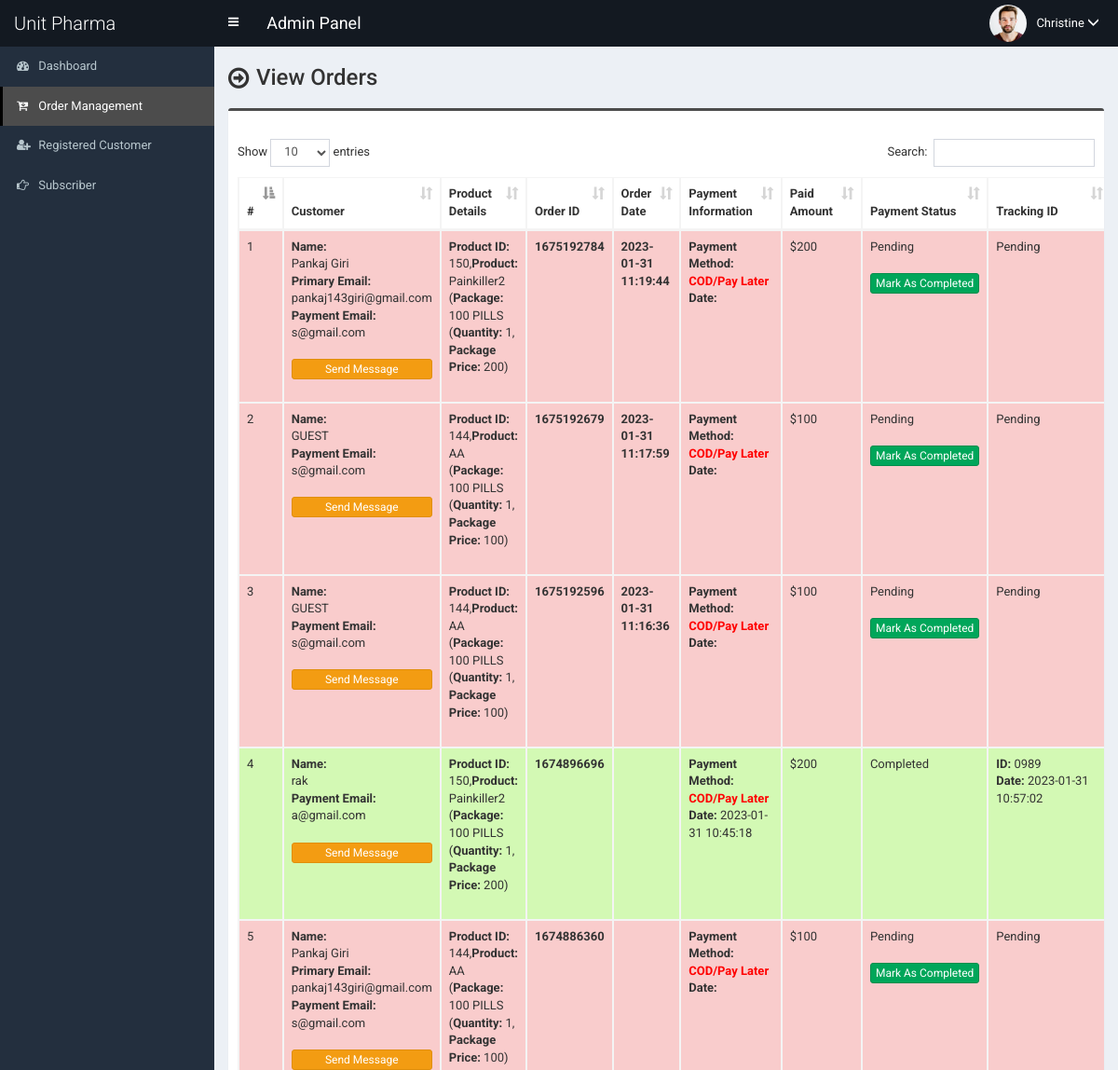
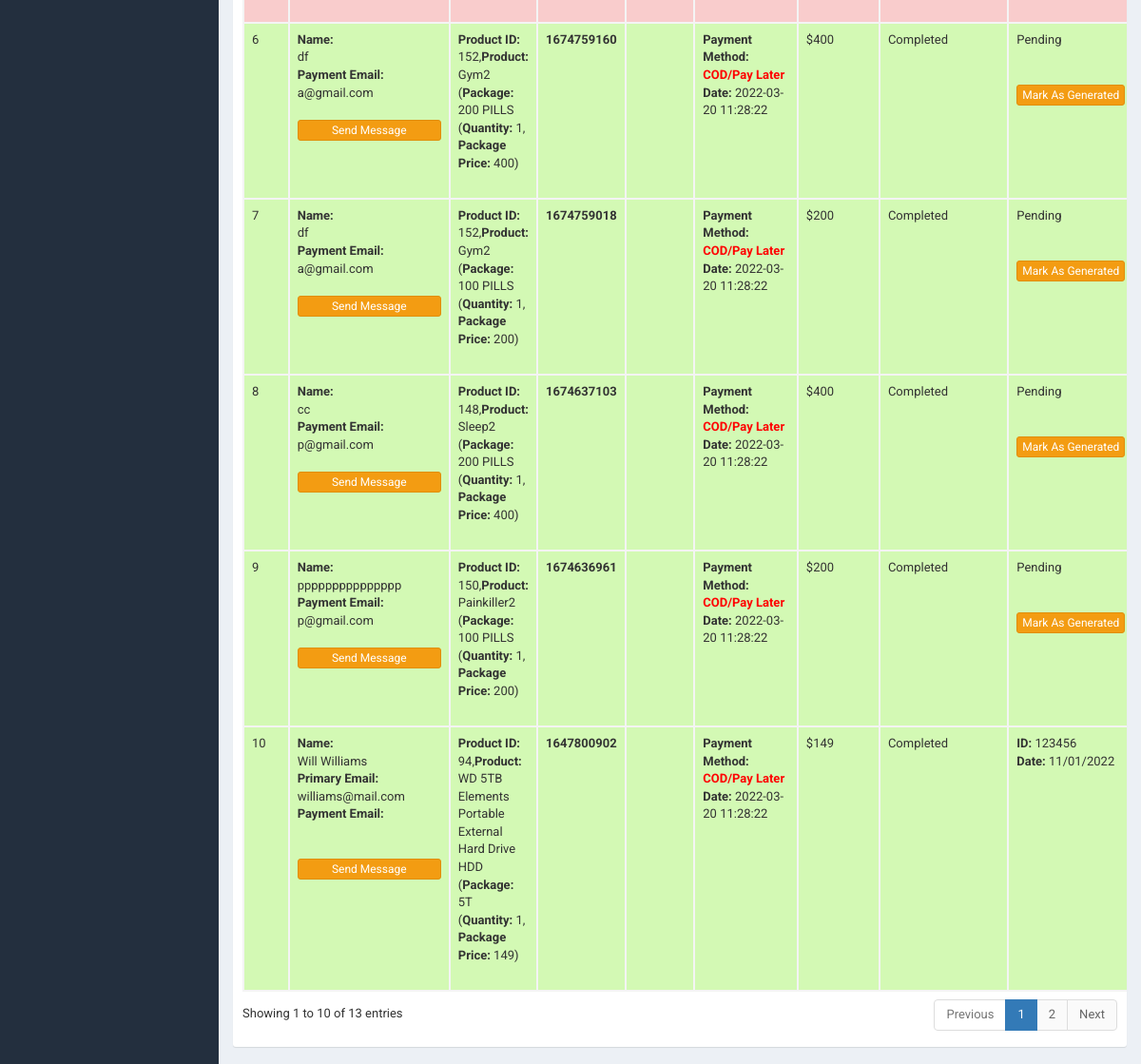
The page /admin/order.php (signed in) on the database its author committed (2 pictures, top to bottom).
### tables this page shows
CREATE TABLE `tbl_payment` (
  `id` int(11) NOT NULL,
  `customer_id` int(11) NOT NULL,
  `customer_name` varchar(255) NOT NULL,
  `customer_email` varchar(255) NOT NULL,
  `payment_date` varchar(50) NOT NULL,
  `order_date` varchar(100) NOT NULL,
  `txnid` varchar(255) NOT NULL,
  `paid_amount` int(11) NOT NULL,
  `card_number` varchar(50) NOT NULL,
  `card_cvv` varchar(10) NOT NULL,
  `card_month` varchar(10) NOT NULL,
  `card_year` varchar(10) NOT NULL,
  `bank_transaction_info` text NOT NULL,
  `payment_method` varchar(20) NOT NULL,
  `payment_status` varchar(25) NOT NULL,
  `tracking_id` varchar(100) NOT NULL,
  `tracking_link` text NOT NULL,
  `tracking_date` varchar(100) NOT NULL,
  `shipping_status` varchar(20) NOT NULL,
  `shipping_date` varchar(100) NOT NULL,
  `payment_id` varchar(255) NOT NULL,
  `s_name` varchar(250) NOT NULL,
  `s_phone` varchar(50) NOT NULL,
  `s_email` varchar(250) NOT NULL,
  `s_address` text NOT NULL,
  `s_city` varchar(250) NOT NULL,
  `s_state` varchar(250) NOT NULL,
  `s_country` int(11) NOT NULL,
  `s_zip` varchar(30) NOT NULL
);

CREATE TABLE `tbl_order` (
  `id` int(11) NOT NULL,
  `product_id` int(11) NOT NULL,
  `product_name` text NOT NULL,
  `pkg_name` varchar(100) NOT NULL,
  `quantity` varchar(50) NOT NULL,
  `pkg_price` varchar(50) NOT NULL,
  `payment_id` varchar(255) NOT NULL
);

### admin/order.php (the view, shortened to what this page needs)
<?php require_once('header.php'); ?>
<section class="content-header">
	<div class="content-header-left">
		<h1>View Orders</h1>
	</div>
</section>
<section class="content">
  <div class="row">
    <div class="col-md-12">
      <div class="box box-info">
        <div class="box-body table-responsive">
          <table id="example1" class="table table-bordered table-hover table-striped">
			<thead>
			    <tr>
			        <th>#</th>
                    <th>Customer</th>
			        <th>Product Details</th>
                    <th>Order ID</th>
                    <th>Order Date</th>
                    <th>
                        Payment Information
                    </th>
                    <th>Paid Amount</th>
                    <th>Payment Status</th>
                    <th>Tracking ID</th>
			    </tr>
			</thead>
            <tbody>
            	<?php
            	$i=0;
            	$statement = $pdo->prepare("SELECT * FROM `tbl_payment` ORDER by id DESC
                ");
            	$statement->execute();
            	$result = $statement->fetchAll(PDO::FETCH_ASSOC);
            	foreach ($result as $row) {
            		$i++;
            		?>
					<tr class="<?php if($row['payment_status']=='Pending'){echo 'bg-r';}else{echo 'bg-g';} ?>">
	                    <td><?php echo $i; ?></td>
	                    <td>
                            <b>Name:</b><br> <?php echo $row['customer_name']; ?><br>
                            <?php if($row['customer_id']!=0){
                                ?>
                                <b>Primary Email:</b><br> <?php echo $row['customer_email']; ?><br>
                            <?php }?>
                                <b>Payment Email:</b><br> <?php echo $row['s_email']; ?><br><br>
                            <a href="#" data-toggle="modal" data-target="#model-<?php echo $i; ?>"class="btn btn-warning btn-xs" style="width:100%;margin-bottom:4px;">Send Message</a>
                        </td>
                        <td>
                           <?php
                           $statement1 = $pdo->prepare("SELECT * FROM tbl_order WHERE payment_id=?");
                           $statement1->execute(array($row['payment_id']));
                           $result1 = $statement1->fetchAll(PDO::FETCH_ASSOC);
                           foreach ($result1 as $row1) {
                                echo '<b>Product ID:</b> '.$row1['product_id'];
                                echo ',<b>Product:</b> '.$row1['product_name'];
                                echo '<br>(<b>Package:</b> '.$row1['pkg_name'];
                                echo '<br>(<b>Quantity:</b> '.$row1['quantity'];
                                echo ', <b>Package Price:</b> '.$row1['pkg_price'].')';
                                echo '<br><br>';
                           }
                           ?>
                        </td>
                        <th><?php echo $row['payment_id']; ?></th>
                        <th><?php echo $row['order_date']; ?></th>
                        <td>
                        	<?php if($row['payment_method'] == 'PayPal'): ?>
                        		<b>Payment Method:</b> <?php echo '<span style="color:red;"><b>'.$row['payment_method'].'</b></span>'; ?><br>
                        		<b>Payment Id:</b> <?php echo $row['payment_id']; ?><br>
                        		<b>Date:</b> <?php echo $row['payment_date']; ?><br>
                        		<b>Transaction Id:</b> <?php echo $row['txnid']; ?><br>
                            <?php elseif($row['payment_method'] == 'Bank Deposit'): ?>
                                <b>Payment Method:</b> <?php echo '<span style="color:red;"><b>'.$row['payment_method'].'</b></span>'; ?><br>
                        		<b>Payment Id:</b> <?php echo $row['payment_id']; ?><br>
								<b>Date:</b> <?php echo $row['payment_date']; ?><br>
                        		<b>Transaction Information:</b> <br><?php echo $row['bank_transaction_info']; ?><br>
                            <?php elseif($row['payment_method'] == 'COD/Pay Later'): ?>
                        		<b>Payment Method:</b> <?php echo '<span style="color:red;"><b>COD/Pay Later</b></span>'; ?><br>
								<b>Date:</b> <?php echo $row['payment_date']; ?><br>
                        	<?php endif; ?>
                        </td>
                        <td>$<?php echo $row['paid_amount']; ?></td>
                        <td>
                            <?php echo $row['payment_status'] .'<br>';
                            ?>
                            <br>
                            <?php
                                if($row['payment_status']=='Pending'){
                                    ?>
                                    <a href="order-change-status.php?id=<?php echo $row['id']; ?>" class="btn btn-success btn-xs" style="width:100%;margin-bottom:4px;">Mark As Completed</a>
                                    <?php
                                }
                            ?>
                        </td>
                        <td>
                            <?php
                                if($row['tracking_id']!=-1){
                                    echo "<b>ID:</b> ".$row['tracking_id'].'<br>';
                                    echo "<b>Date:</b> ".$row['tracking_date'];
                                }else{
                                    echo 'Pending <br><br>';
                                }
                            ?>
                            <br>
                            <?php
                                if($row['payment_status']=='Completed') {
                                    if($row['tracking_id']==-1){
                                        ?>
                                        <a href="#" data-toggle="modal" data-target="#model-tid-<?php echo $i; ?>"class="btn btn-warning btn-xs" style="width:100%;margin-bottom:4px;">Mark As Generated</a>
                                        <?php
                                    }
                                }
                            ?>
                        </td>
	                </tr>
            		<?php
            	}
            	?>
            </tbody>
          </table>
        </div>
      </div>
</section>
<?php require_once('footer.php'); ?>

### admin/style.css (style rules this page uses)
body { font-size: 13px; font-family: "Roboto", sans-serif; }
.content-header > h1, .content-header .content-header-left h1 { font-family: "Roboto", sans-serif; }
.box-info { padding-top: 20px; }
.content-header { overflow: hidden; }
.content-header .content-header-left { float: left; padding-top: 5px; }
.content-header .content-header-left h1 { margin-top: 0; margin-bottom: 0; padding-left: 30px; padding-bottom: 5px; font-size: 24px; position: relative; }
.content-header .content-header-left h1:before { position: absolute; top: 0; left: 0; font-family: "FontAwesome", sans-serif; font-size: 26px; content: "\f18e"; }
.box.box-info { border-top-color: #4c4c4c; }
.bg-g { background: #d3f9b4 !important; }
.bg-r { background: #f9cccc !important; }

### rows shown on the page
tbl_payment: customer_name "Pankaj Giri", customer_email "pankaj143giri@gmail.com", s_email "s@gmail.com", payment "1675192784", order_date "2023-01-31 11:19:44", paid_amount "200", payment_status "Pending", tracking_id "Pending"
tbl_order: product "150", product_name "Painkiller2", pkg_name "100 PILLS", quantity "1", pkg_price "200"
tbl_payment: customer_name "GUEST", s_email "s@gmail.com", payment "1675192679", order_date "2023-01-31 11:17:59", paid_amount "100", payment_status "Pending", tracking_id "Pending"
tbl_order: product "144", product_name "AA", pkg_name "100 PILLS", quantity "1", pkg_price "100"
tbl_payment: customer_name "GUEST", s_email "s@gmail.com", payment "1675192596", order_date "2023-01-31 11:16:36", paid_amount "100", payment_status "Pending", tracking_id "Pending"
tbl_order: product "144", product_name "AA", pkg_name "100 PILLS", quantity "1", pkg_price "100"
tbl_payment: customer_name "rak", s_email "a@gmail.com", payment "1674896696", payment_date "2023-01-31 10:45:18", paid_amount "200", payment_status "Completed", tracking "0989", tracking_date "2023-01-31 10:57:02"
tbl_order: product "150", product_name "Painkiller2", pkg_name "100 PILLS", quantity "1", pkg_price "200"
tbl_payment: customer_name "Pankaj Giri", customer_email "pankaj143giri@gmail.com", s_email "s@gmail.com", payment "1674886360", paid_amount "100", payment_status "Pending", tracking_id "Pending"
tbl_order: product "144", product_name "AA", pkg_name "100 PILLS", quantity "1", pkg_price "100"
tbl_payment: customer_name "df", s_email "a@gmail.com", payment "1674759160", payment_date "2022-03-20 11:28:22", paid_amount "400", payment_status "Completed", tracking_id "Pending"
tbl_order: product "152", product_name "Gym2", pkg_name "200 PILLS", quantity "1", pkg_price "400"
tbl_payment: customer_name "df", s_email "a@gmail.com", payment "1674759018", payment_date "2022-03-20 11:28:22", paid_amount "200", payment_status "Completed", tracking_id "Pending"
tbl_order: product "152", product_name "Gym2", pkg_name "100 PILLS", quantity "1", pkg_price "200"
tbl_payment: customer_name "cc", s_email "p@gmail.com", payment "1674637103", payment_date "2022-03-20 11:28:22", paid_amount "400", payment_status "Completed", tracking_id "Pending"
tbl_order: product "148", product_name "Sleep2", pkg_name "200 PILLS", quantity "1", pkg_price "400"
tbl_payment: customer_name "ppppppppppppppp", s_email "p@gmail.com", payment "1674636961", payment_date "2022-03-20 11:28:22", paid_amount "200", payment_status "Completed", tracking_id "Pending"
tbl_order: product "150", product_name "Painkiller2", pkg_name "100 PILLS", quantity "1", pkg_price "200"
tbl_payment: customer_name "Will Williams", customer_email "williams@mail.com", payment "1647800902", payment_date "2022-03-20 11:28:22", paid_amount "149", payment_status "Completed", tracking "123456", tracking_date "11/01/2022"
tbl_order: product "94", product_name "WD 5TB Elements Portable External Hard Drive HDD", pkg_name "5T", quantity "1", pkg_price "149"

### other values the page prints
$_SESSION['user']['full_name'] "Christine"
